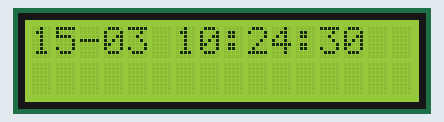
Recording of a sketch running on a simulated Arduino Uno, built with avr-gcc and run on an emulated ATmega328P. On the bench: 16×2 character LCD. The local clock reads 2024-03-15 10:24:30 at power-on unless the sketch sets it.

Above: at 0.1 s.
At 4.2 s:
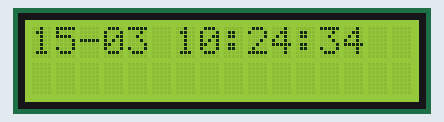
At 9.4 s:
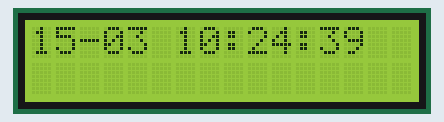
At 18.6 s:
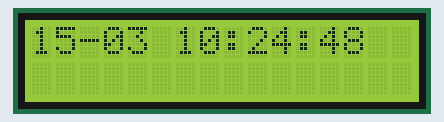
At 27.8 s:
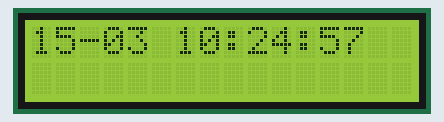
At 38.0 s:
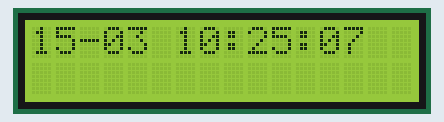

Measured:
- what the display in image 1 shows lasts 1.0 s, from 4.2 s to 5.2 s

The sketch:

clock_lcd.ino
```cpp
#include <DS3231.h>
#include <Wire.h>
#include <LiquidCrystal_I2C.h>

LiquidCrystal_I2C lcd(0x27, 16, 2);
DS3231  Clock;

bool Century = false;
bool h12 = false;
bool PM = false;

void setup() {
   Wire.begin();
   lcd.init();
   lcd.backlight();
   lcd.clear();

}

/* void ajustar_hora() {
   Clock.setSecond((byte) 0);
   Clock.setMinute((byte) 24);
   Clock.setHour((byte) 20);
   Clock.setDate((byte) 24);
   Clock.setMonth((byte) 5);
   Clock.setYear((byte) 18);

}*/

void loop() {
      lcd.clear ();
      lcd.setCursor (0, 0);
      char texto[17];
      sprintf (texto, "%02d-%02d %02d:%02d:%02d",
        Clock.getDate(),
        Clock.getMonth(Century),
        Clock.getHour(h12, PM),
        Clock.getMinute(),
        Clock.getSecond()
      );
      lcd.print (texto);


 delay(1000);
}
```
